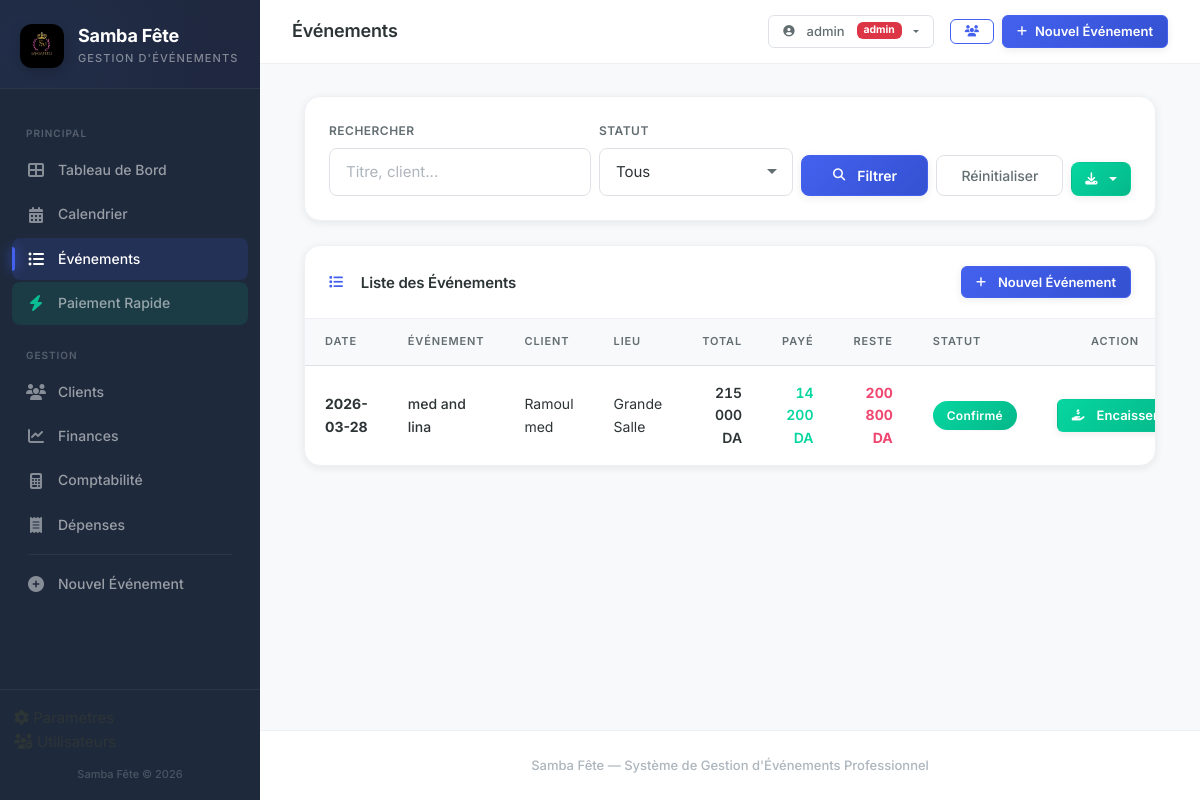
The page /evenements (signed in) on the database its author committed.
### tables this page shows
CREATE TABLE users (
                id INTEGER PRIMARY KEY AUTOINCREMENT,
                username TEXT UNIQUE NOT NULL,
                password_hash TEXT NOT NULL,
                role TEXT NOT NULL DEFAULT 'manager',
                is_active INTEGER DEFAULT 1,
                created_at TEXT DEFAULT (datetime('now','localtime'))
            );

CREATE TABLE events (
            id INTEGER PRIMARY KEY AUTOINCREMENT,
            title TEXT NOT NULL,
            client_id INTEGER NOT NULL,
            venue_id INTEGER NOT NULL,
            venue_id2 INTEGER,
            event_type TEXT NOT NULL,
            event_date TEXT NOT NULL,
            time_slot TEXT NOT NULL,
            guests_men INTEGER DEFAULT 0,
            guests_women INTEGER DEFAULT 0,
            status TEXT DEFAULT 'en attente',
            notes TEXT,
            total_amount REAL DEFAULT 0,
            deposit_required REAL DEFAULT 20000,
            created_at TEXT DEFAULT (datetime('now','localtime')),
            updated_at TEXT DEFAULT (datetime('now','localtime')),
            FOREIGN KEY (client_id) REFERENCES clients(id),
            FOREIGN KEY (venue_id) REFERENCES venues(id),
            FOREIGN KEY (venue_id2) REFERENCES venues(id)
        );

CREATE TABLE clients (
            id INTEGER PRIMARY KEY AUTOINCREMENT,
            name TEXT NOT NULL,
            phone TEXT NOT NULL,
            phone2 TEXT,
            email TEXT,
            address TEXT,
            created_at TEXT DEFAULT (datetime('now','localtime'))
        );

CREATE TABLE venues (
            id INTEGER PRIMARY KEY AUTOINCREMENT,
            name TEXT NOT NULL,
            capacity_men INTEGER DEFAULT 0,
            capacity_women INTEGER DEFAULT 0,
            is_active INTEGER DEFAULT 1
        );

### app.py (the view)
@app.route("/evenements")
@login_required
def event_list():
    db = get_db_connection()
    status_filter = request.args.get("status", "")
    search = request.args.get("q", "").strip()
    query = (
        "SELECT e.*, c.name as client_name, v.name as venue_name, "
        "COALESCE((SELECT SUM(p.amount) FROM payments p WHERE p.event_id=e.id AND p.is_refunded=0), 0) as total_paid "
        "FROM events e "
        "JOIN clients c ON e.client_id=c.id JOIN venues v ON e.venue_id=v.id WHERE 1=1"
    )
    params = []
    if status_filter:
        query += " AND e.status=?"
        params.append(status_filter)
    if search:
        query += " AND (e.title LIKE ? OR c.name LIKE ?)"
        params.extend([f"%{search}%", f"%{search}%"])
    query += " ORDER BY e.event_date DESC"
    events = db.execute(query, params).fetchall()
    return render_template(
        "event_list.html",
        events=events,
        statuses=EVENT_STATUSES,
        status_filter=status_filter,
        search=search,
    )

### app.py (called while the page is built)
@login_manager.user_loader
def load_user(user_id):
    return get_user_by_id(user_id)

@app.teardown_appcontext
def close_db_connection(exception):
    db = getattr(g, "_database", None)
    if db is not None:
        db.close()

def get_db_connection():
    db = getattr(g, "_database", None)
    if db is None:
        db = g._database = get_db()
    return db

def format_da(amount):
    try:
        return f"{float(amount):,.0f} DA".replace(",", " ")
    except (ValueError, TypeError):
        return "0 DA"

@app.context_processor
def inject_year():
    return {"current_year": datetime.now().year}

### models.py (called while the page is built, shortened)
def is_postgres():
    return DATABASE_URL.startswith("postgresql://")

def get_db():
    if is_postgres():
        conn = psycopg2.connect(DATABASE_URL)
        conn.autocommit = True
        return DB(conn, True)
    else:
        import sqlite3
        db_path = os.path.join(
            os.path.dirname(os.path.abspath(__file__)), "samba_fete.db"
        )
        conn = sqlite3.connect(db_path, timeout=10)
        conn.row_factory = sqlite3.Row
        conn.execute("PRAGMA foreign_keys = ON")
        return DB(conn, False)

def get_user_by_id(user_id):
    db = get_db()
    row = db.execute("SELECT * FROM users WHERE id=?", (user_id,)).fetchone()
    db.close()
    if row:
        return User(
            row["id"],
            row["username"],
            row["password_hash"],
            row["role"],
            row["is_active"],
        )
    return None

    @property
    def is_authenticated(self):
        return True

    def execute(self, sql, params=None):
        if self.is_pg:
            sql = sql.replace("?", "%s")
        cur = self.conn.cursor()
        if params:
            cur.execute(sql, params)
        else:
            cur.execute(sql)
        self._cur = cur
        return self

    def fetchone(self):
        row = self._cur.fetchone()
        if row is None:
            return None
        if self.is_pg:
            return dict(zip([col[0] for col in self._cur.description], row))
        else:
            return dict(row)

    def fetchall(self):
        rows = self._cur.fetchall()
        if self.is_pg:
            columns = [col[0] for col in self._cur.description]
            return [dict(zip(columns, row)) for row in rows]
        else:
            return [dict(row) for row in rows]

    def close(self):
        self.conn.close()

### templates/event_list.html (shortened to what this page needs)
{% extends "base.html" %}
{% block page_title %}Événements{% endblock %}
{% block content %}
<div class="container-fluid">
    <div class="card-custom mb-4">
        <div class="card-body-custom">
            <form method="GET" class="row g-2 align-items-end">
                <div class="col-md-4">
                    <label class="form-label-elegant">Rechercher</label>
                    <input type="text" name="q" class="form-input-elegant" placeholder="Titre, client..."
                           value="{{ search }}">
                </div>
                <div class="col-md-3">
                    <label class="form-label-elegant">Statut</label>
                    <select name="status" class="form-input-elegant">
                        <option value="">Tous</option>
                    </select>
                </div>
                <div class="col-md-2">
                    <button type="submit" class="btn btn-primary w-100">
                        <i class="fas fa-search me-1"></i> Filtrer
                    </button>
                </div>
                <div class="col-md-2">
                    <a href="{{ url_for('event_list') }}" class="btn btn-outline-secondary w-100">
                        Réinitialiser
                    </a>
                </div>
                <div class="col-md-1">
                    <div class="dropdown">
                        <button class="btn btn-success w-100 dropdown-toggle" type="button" data-bs-toggle="dropdown">
                            <i class="fas fa-download"></i>
                        </button>
                    </div>
                </div>
            </form>
        </div>
    </div>
    <div class="card-custom">
        <div class="card-header-custom">
            <h5 class="mb-0"><i class="fas fa-list me-2"></i>Liste des Événements</h5>
            <a href="{{ url_for('event_form') }}" class="btn btn-sm btn-primary">
                <i class="fas fa-plus me-1"></i>Nouvel Événement
            </a>
        </div>
        <div class="card-body-custom" style="padding: 0;">
            {% if events %}
            <div class="table-responsive">
                <table class="table-elegant">
                    <thead>
                        <tr>
                            <th>Date</th>
                            <th>Événement</th>
                            <th>Client</th>
                            <th>Lieu</th>
                            <th class="text-end">Total</th>
                            <th class="text-end">Payé</th>
                            <th class="text-end">Reste</th>
                            <th>Statut</th>
                            <th class="text-center">Action</th>
                        </tr>
                    </thead>
                    <tbody>
                        {% for e in events %}
                        {% set reste = e.total_amount - (e.total_paid or 0) %}
                        <tr class="clickable-row" onclick="window.location='{{ url_for('event_detail', event_id=e.id) }}'">
                            <td>
                                <strong>{{ e.event_date[:10] }}</strong>
                            </td>
                            <td style="font-weight: 500;">{{ e.title }}</td>
                            <td>{{ e.client_name }}</td>
                            <td>{{ e.venue_name }}</td>
                            <td class="text-end" style="font-variant-numeric: tabular-nums; font-weight: 600;">{{ e.total_amount | format_da }}</td>
                            <td class="text-end" style="font-variant-numeric: tabular-nums; font-weight: 600; color: var(--success);">{{ (e.total_paid or 0) | format_da }}</td>
                            <td class="text-end" style="font-variant-numeric: tabular-nums; font-weight: 700; color: {% if reste > 0 %}var(--danger){% else %}var(--success){% endif %};">
                                {{ reste | format_da }}
                            </td>
                            <td>
                                <span class="badge-status status-{{ e.status | replace(' ', '-') }}">
                                    {{ e.status }}
                                </span>
                            </td>
                            <td class="text-center" onclick="event.stopPropagation()">
                                {% if reste > 0 %}
                                <a href="{{ url_for('event_detail', event_id=e.id) }}#paymentSection" class="btn btn-success btn-sm">
                                    <i class="fas fa-hand-holding-usd me-1"></i>Encaisser
                                </a>
                                {% else %}
                                <span class="badge-status status-confirmé" style="font-size: 0.65rem;">Soldé ✓</span>
                                {% endif %}
                            </td>
                        </tr>
                        {% endfor %}
                    </tbody>
                </table>
            </div>
            {% endif %}
        </div>
    </div>
</div>
{% endblock %}

### templates/base.html (shortened to what this page needs)
<!DOCTYPE html>
<html lang="fr">
<head>
    <link href="https://cdn.jsdelivr.net/npm/bootstrap@5.3.3/dist/css/bootstrap.min.css" rel="stylesheet">
    <link href="https://cdnjs.cloudflare.com/ajax/libs/font-awesome/6.5.1/css/all.min.css" rel="stylesheet">
    <link href="{{ url_for('static', filename='css/style.css') }}" rel="stylesheet">
</head>
<body>
    <nav id="sidebar" class="sidebar">
        <div class="sidebar-header">
            <div class="logo-icon">
                <img src="{{ url_for('static', filename='img/logo.jpg') }}" alt="Samba Fête">
            </div>
            <div class="sidebar-brand">
                <div class="brand-name">Samba Fête</div>
                <div class="brand-tagline">Gestion d'Événements</div>
            </div>
        </div>
        <ul class="sidebar-nav">
            <li class="nav-section-title">Principal</li>
            <li class="nav-item">
                <a href="{{ url_for('index') }}" class="nav-link {% if request.endpoint == 'index' %}active{% endif %}">
                    <i class="fas fa-th-large"></i> <span>Tableau de Bord</span>
                </a>
            </li>
            <li class="nav-item">
                <a href="{{ url_for('calendar_view') }}" class="nav-link {% if request.endpoint == 'calendar_view' %}active{% endif %}">
                    <i class="fas fa-calendar-alt"></i> <span>Calendrier</span>
                </a>
            </li>
            <li class="nav-item">
                <a href="{{ url_for('event_list') }}" class="nav-link {% if request.endpoint == 'event_list' %}active{% endif %}">
                    <i class="fas fa-list-ul"></i> <span>Événements</span>
                </a>
            </li>
            <li class="nav-item">
                <a href="{{ url_for('quick_payment') }}" class="nav-link {% if request.endpoint == 'quick_payment' %}active{% endif %}" style="background: rgba(6, 214, 160, 0.1);">
                    <i class="fas fa-bolt" style="color: var(--success);"></i> <span>Paiement Rapide</span>
                </a>
            </li>
            <li class="nav-section-title">Gestion</li>
            <li class="nav-item">
                <a href="{{ url_for('client_list') }}" class="nav-link {% if request.endpoint == 'client_list' or request.endpoint == 'client_detail' %}active{% endif %}">
                    <i class="fas fa-users"></i> <span>Clients</span>
                </a>
            </li>
            <li class="nav-item">
                <a href="{{ url_for('financials') }}" class="nav-link {% if request.endpoint == 'financials' %}active{% endif %}">
                    <i class="fas fa-chart-line"></i> <span>Finances</span>
                </a>
            </li>
            <li class="nav-item">
                <a href="{{ url_for('accounting') }}" class="nav-link {% if request.endpoint == 'accounting' %}active{% endif %}">
                    <i class="fas fa-calculator"></i> <span>Comptabilité</span>
                </a>
            </li>
            <li class="nav-item">
                <a href="{{ url_for('expenses') }}" class="nav-link {% if request.endpoint == 'expenses' %}active{% endif %}">
                    <i class="fas fa-receipt"></i> <span>Dépenses</span>
                </a>
            </li>
            <li class="sidebar-divider"></li>
            <li class="nav-item">
                <a href="{{ url_for('event_form') }}" class="nav-link {% if request.endpoint == 'event_form' %}active{% endif %}">
                    <i class="fas fa-plus-circle"></i> <span>Nouvel Événement</span>
                </a>
            </li>
        </ul>
        <div class="sidebar-footer">
            {% if current_user.is_authenticated %}
            <li class="nav-item" style="list-style: none;">
                <a href="{{ url_for('settings') }}" class="nav-link {% if request.endpoint == 'settings' %}active{% endif %}">
                    <i class="fas fa-cog"></i> <span>Paramètres</span>
                </a>
            </li>
            {% if current_user.role == 'admin' %}
            <li class="nav-item" style="list-style: none;">
                <a href="{{ url_for('users') }}" class="nav-link {% if request.endpoint == 'users' %}active{% endif %}">
                    <i class="fas fa-users-cog"></i> <span>Utilisateurs</span>
                </a>
            </li>
            {% endif %}
            {% endif %}
            <div class="sidebar-footer-text" style="margin-top: 12px;">Samba Fête &copy; {{ current_year }}</div>
        </div>
    </nav>
    <div class="main-content">
        <nav class="topbar">
            <div class="topbar-title">
                {% block page_title %}Tableau de Bord{% endblock %}
            </div>
            <div class="topbar-actions">
                {% if current_user.is_authenticated %}
                <div class="dropdown d-none d-sm-inline-block me-2">
                    <button class="btn btn-outline-secondary btn-sm dropdown-toggle" type="button" data-bs-toggle="dropdown">
                        <i class="fas fa-user-circle me-1"></i> {{ current_user.username }}
                        <span class="badge bg-{% if current_user.role == 'admin' %}danger{% else %}secondary{% endif %} ms-1" style="font-size: 0.65rem;">{{ current_user.role }}</span>
                    </button>
                </div>
                {% endif %}
                <a href="{{ url_for('client_list') }}" class="btn btn-outline-gold btn-sm" title="Clients">
                    <i class="fas fa-users"></i>
                </a>
                <a href="{{ url_for('event_form') }}" class="btn btn-primary btn-sm">
                    <i class="fas fa-plus"></i> <span class="d-none d-sm-inline">Nouvel Événement</span>
                </a>
            </div>
        </nav>
        <div class="page-content">
            {% block content %}{% endblock %}
        </div>
        <footer class="app-footer">
            Samba Fête &mdash; Système de Gestion d'Événements Professionnel
        </footer>
    </div>
</body>
</html>

### rows shown on the page
users: username "admin", role "admin"
events: event_date "2026-03-28", title "med and lina", client_name "Ramoul med", venue_name "Grande Salle", total_amount "215 000 DA", total_paid "14 200 DA", reste "200 800 DA", status "Confirmé"
